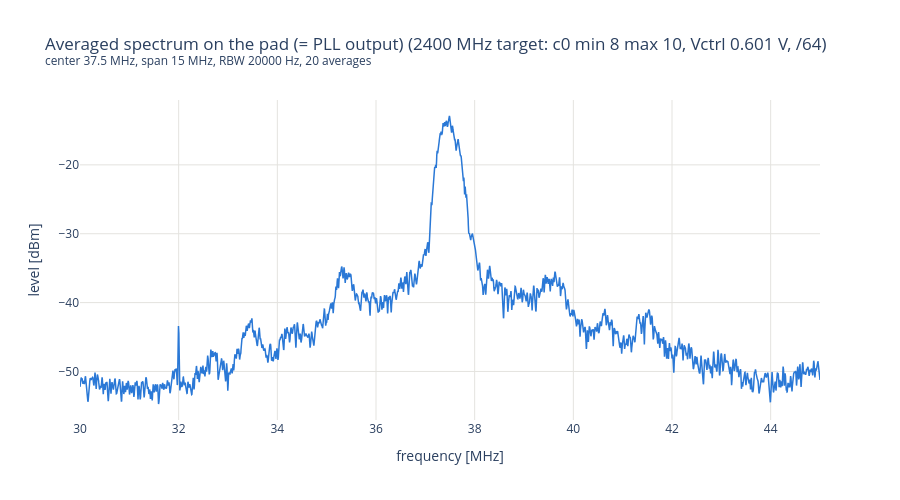

This figure's notebook cell:
### Code cell
# Averaged spectrum from capture_spectrum() (results/vco/vco_capture_*.csv); runs on its own, without the cells below.
from pathlib import Path

import pandas as pd
import plotly.graph_objects as go

CAPTURE_CSV = None  # e.g. Path.cwd().resolve().parents[2] / "results" / "vco" / "vco_capture_S5_20261005_120000.csv"; None = newest

if CAPTURE_CSV is None:
    CAPTURE_CSV = sorted((Path.cwd().resolve().parents[2] / "results" / "vco").glob("vco_capture_*.csv"),
                         key=lambda p: p.stat().st_mtime)[-1]
CAPTURE_CSV = Path(CAPTURE_CSV)
cap = pd.read_csv(CAPTURE_CSV)
meta = cap.iloc[0]
peak = cap.loc[cap["level_dbm"].idxmax()]
setting = (f"{meta['f_target'] / 1e6:g} MHz target: c{meta['vco_tune_coarse']:.0f} min {meta['vco_current_min']:.0f} "
           f"max {meta['vco_current_max']:.0f}, Vctrl {meta['vctrl_meas']:.3f} V, /{meta['total_div']:.0f}")
print(f"{CAPTURE_CSV.name}: {setting}")
print(f"{len(cap)} points, {meta['averages']:.0f} sweeps averaged, RBW {meta['rbw']:g} Hz; peak {peak['level_dbm']:.1f} dBm "
      f"at {peak['freq'] / 1e6:.4f} MHz on the pad -> f_vco {peak['freq'] * meta['total_div'] / 1e6:.2f} MHz")

fig = go.Figure()
fig.add_scatter(x=cap["freq"] / 1e6, y=cap["level_dbm"], mode="lines", line=dict(color="#2a78d6", width=1.5),
                hovertemplate="%{x:.4f} MHz: %{y:.1f} dBm<extra></extra>")
fig.update_layout(title=f"Averaged spectrum on the pad (= PLL output) ({setting})<br><sup>center {meta['center'] / 1e6:g} MHz, "
                        f"span {meta['span'] / 1e6:g} MHz, RBW {meta['rbw']:g} Hz, {meta['averages']:.0f} averages</sup>",
                  template="plotly_white", height=500)
fig.update_xaxes(title="frequency [MHz]", gridcolor="#e4e3df")
fig.update_yaxes(title="level [dBm]", gridcolor="#e4e3df")
base = CAPTURE_CSV.with_suffix("")
fig.write_html(f"{base}.html")
try:
    fig.write_image(f"{base}.png", width=1100, height=500, scale=2)
    print(f"saved {base}.html and .png")
except Exception as e:  # kaleido >= 1.0 needs a Chrome/Chromium install (`plotly_get_chrome`)
    print(f"saved {base}.html; PNG export failed: {e}")
fig.show()

### Figure 1 — Plotly figure (JSON) as saved in the notebook; plotly's stock layout.template omitted (floating-point values rounded to 4 significant figures; data arrays with more than 128 entries replaced by an {"elided": "..."} marker saying what was removed)
{"data": [{"hovertemplate": "%{x:.4f} MHz: %{y:.1f} dBm<extra></extra>", "line": {"color": "#2a78d6", "width": 1.5}, "mode": "lines", "type": "scatter", "x": {"elided": "3751 float values"}, "y": {"elided": "3751 float values"}}], "layout": {"height": 500, "title": {"text": "Averaged spectrum on the pad (= PLL output) (2400 MHz target: c0 min 8 max 10, Vctrl 0.601 V, /64)<br><sup>center 37.5 MHz, span 15 MHz, RBW 20000 Hz, 20 averages</sup>"}, "xaxis": {"gridcolor": "#e4e3df", "title": {"text": "frequency [MHz]"}}, "yaxis": {"gridcolor": "#e4e3df", "title": {"text": "level [dBm]"}}}}
